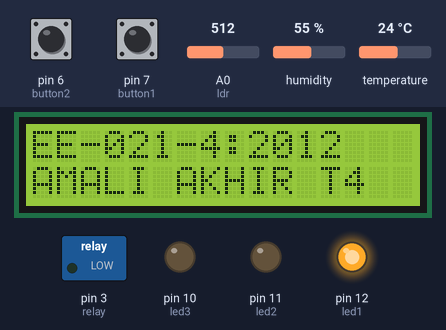
Simulated run of this sketch. Board: Arduino Uno, built with avr-gcc and run on an emulated ATmega328P. Shown: 16×2 character LCD, switched loads named in the sketch (green lamp = pin HIGH), output pins drawn as LEDs (lit = HIGH). Inputs (shaded band) come from the test bench; at power-on: pin 7 (button1) LOW, A0 (ldr) = 512, humidity 55 %, pin 6 (button2) LOW, temperature 24 °C. What the sketch prints to the serial monitor is not drawn.

Above: at 1.2 s.
1.3 s: pin 7 (button1) pulled HIGH for 0.15 s
At 4.2 s:
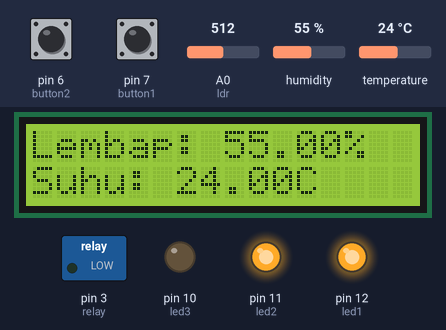
4.4 s: A0 (ldr) set to 263
7.4 s: A0 (ldr) set to 240
At 10.3 s:
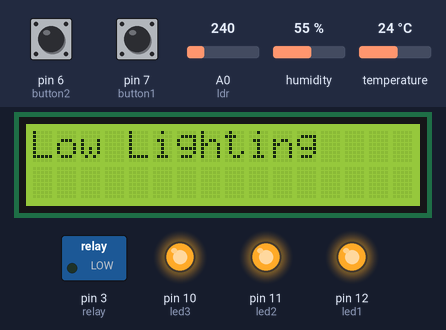
10.4 s: humidity set to 22 %
At 12.3 s:
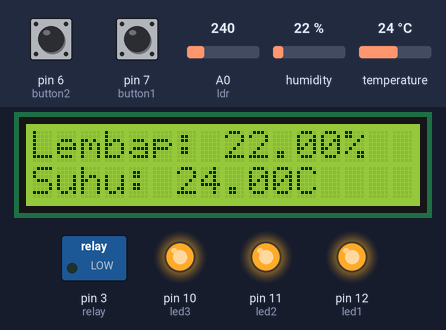
13.4 s: pin 6 (button2) pulled HIGH for 0.15 s
At 13.9 s:
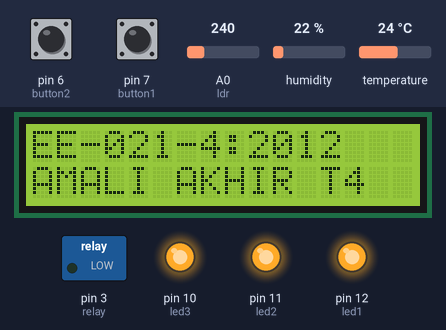
15.5 s: pin 7 (button1) pulled HIGH for 1 s
At 15.8 s:
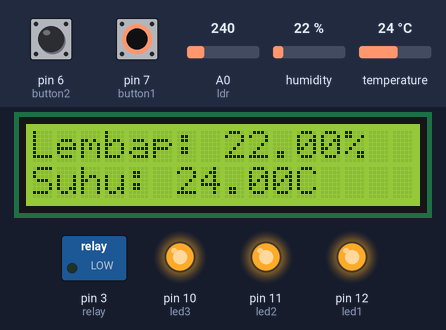
Timing chart, 0 to 18.5 s (numbered marks = the images above; inputs shaded):
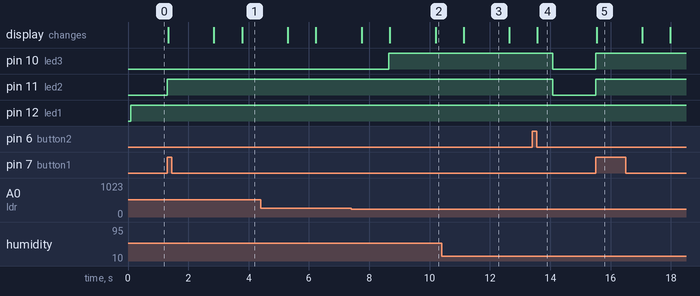

The sketch:

humidity_with_relay.ino
```cpp
/*
This code uses dht22, I2C LCD and a relay
*/
#include <dht.h>
#include <Wire.h>
#include<LiquidCrystal_I2C.h>

LiquidCrystal_I2C lcd(0x27, 16, 2);
dht DHT;

#define DHT22_PIN 2
#define led1 12
#define led2 11
#define led3 10
int ldr = A0;
int relay = 3;

const int button1 = 7;
const int button2 = 6;

int buttonState1 = 0;
int buttonState2 =0;

//Variables
float hum;  //Stores humidity value
float temp; //Stores temperature value
int ldrValue = 0; // variable to store the value coming from the sensor
int newldr;

void setup()
{
  Serial.begin(9600);
  lcd.init();
  lcd.backlight();

  lcd.setCursor(0,0);
  lcd.print("EE-021-4:2012");
  lcd.setCursor(0,1);
  lcd.print("AMALI AKHIR T4");

  pinMode(led1, OUTPUT);
  pinMode(led2, OUTPUT);
  pinMode(led3, OUTPUT);
  pinMode(button1, INPUT);
  pinMode(button2, INPUT);
  pinMode(relay, OUTPUT);
}

void loop()
{
  digitalWrite(led1,HIGH);
  digitalWrite(led2,LOW);
  digitalWrite(led3,LOW);

  buttonState1 = digitalRead(button1);
  buttonState2 = digitalRead(button2);

    while (buttonState1 == HIGH && buttonState2 == LOW){
      digitalWrite(led2,HIGH);
      digitalWrite(led3,LOW);

      int chk = DHT.read22(DHT22_PIN);  //Read data and store to hum and temp
      hum = DHT.humidity;
      temp= DHT.temperature;
      ldrValue = analogRead(ldr); // read the value from the sensor
      newldr = ldrValue*100/500;

      if (ldrValue < 250){
        digitalWrite(led3, HIGH);
        lcd.clear();
        lcd.setCursor(0,0);
        lcd.print("Lembap: ");
        lcd.print(hum);
        lcd.print("%");

        lcd.setCursor(0,1);
        lcd.print("Suhu: ");
        lcd.print(temp);
        lcd.print("C");
        delay(1500);

        Serial.println(newldr); //prints the values on serial monitor
        lcd.clear();
        lcd.setCursor(0,0);
        lcd.print("Low Lighting");
        delay(900);

        buttonState2 = digitalRead(button2);//refresh the status of button2
      }

      else{
        lcd.clear();
        lcd.setCursor(0,0);
        lcd.print("Lembap: ");
        lcd.print(hum);
        lcd.print("%");

        lcd.setCursor(0,1);
        lcd.print("Suhu: ");
        lcd.print(temp);
        lcd.print("C");
        delay(1500);

        Serial.println(newldr); //prints the values on serial monitor
        lcd.clear();
        lcd.setCursor(0,0);
        lcd.print("Cerah: ");
        lcd.print(newldr);
        lcd.print("%");
        delay(900);

        buttonState2 = digitalRead(button2);//refresh the status of button2
      }
    }

    if (buttonState2 == HIGH){
      lcd.clear();
      lcd.setCursor(0,0);
      lcd.print("EE-021-4:2012");
      lcd.setCursor(0,1);
      lcd.print("AMALI AKHIR T4");
      delay(500);
    }
}
```

Measured:
- the behaviour switches between 250 and 249 on A0 (ldr) (found by bisection; images 1 and 2)
- after the input at 1.3 s, pin 11 (led2): LOW → HIGH at once; the display: changes at once (image 1)
- after the input at 7.4 s, pin 10 (led3): LOW → HIGH after 1.3 s; the display: first differs from a run without the input after 2.8 s (image 2)
- after the input at 10.4 s, the display: changes after 0.73 s (image 3)
- after the input at 13.4 s, pin 10 (led3), pin 11 (led2): HIGH → LOW after 0.67 s; the display: changes after 0.17 s (image 4)
- after the input at 15.5 s, pin 10 (led3), pin 11 (led2): LOW → HIGH at once; the display: changes at once (image 5)
- what the display in image 3 shows lasts 1.5 s, from 11.1 s to 12.6 s
